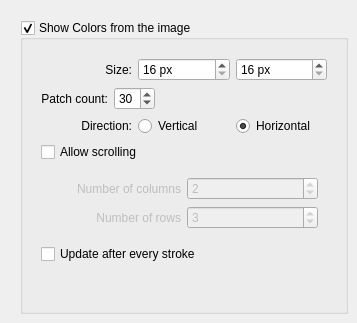
     <widget class="QWidget" name="tab_colorsFromImage">
      <attribute name="title">
       <string>Colors from Image</string>
      </attribute>
      <widget class="QGroupBox" name="commonColorsShow">
       <property name="enabled">
        <bool>true</bool>
       </property>
       <property name="geometry">
        <rect>
         <x>20</x>
         <y>20</y>
         <width>328</width>
         <height>294</height>
        </rect>
       </property>
       <property name="title">
        <string>Show Colors from the image</string>
       </property>
       <property name="checkable">
        <bool>true</bool>
       </property>
       <layout class="QVBoxLayout" name="verticalLayout_5">
        <item>
         <widget class="QWidget" name="widget_2" native="true">
          <layout class="QVBoxLayout" name="verticalLayout_3">
           <item>
            <layout class="QHBoxLayout" name="horizontalLayout_10">
             <item>
              <widget class="QLabel" name="label_12">
               <property name="text">
                <string>Size:</string>
               </property>
               <property name="alignment">
                <set>Qt::AlignRight|Qt::AlignTrailing|Qt::AlignVCenter</set>
               </property>
              </widget>
             </item>
             <item>
              <widget class="QSpinBox" name="commonColorsWidth">
               <property name="suffix">
                <string> px</string>
               </property>
               <property name="prefix">
                <string/>
               </property>
               <property name="minimum">
                <number>16</number>
               </property>
              </widget>
             </item>
             <item>
              <widget class="QSpinBox" name="commonColorsHeight">
               <property name="suffix">
                <string> px</string>
               </property>
               <property name="minimum">
                <number>16</number>
               </property>
              </widget>
             </item>
            </layout>
           </item>
           <item>
            <layout class="QHBoxLayout" name="horizontalLayout_5">
             <item>
              <widget class="QLabel" name="label_9">
               <property name="text">
                <string>Patch count:</string>
               </property>
               <property name="alignment">
                <set>Qt::AlignRight|Qt::AlignTrailing|Qt::AlignVCenter</set>
               </property>
              </widget>
             </item>
             <item>
              <widget class="QSpinBox" name="commonColorsPatchCount">
               <property name="minimum">
                <number>1</number>
               </property>
               <property name="value">
                <number>30</number>
               </property>
              </widget>
             </item>
             <item>
              <spacer name="horizontalSpacer_2">
               <property name="orientation">
                <enum>Qt::Horizontal</enum>
               </property>
               <property name="sizeHint" stdset="0">
                <size>
                 <width>0</width>
                 <height>10</height>
                </size>
               </property>
              </spacer>
             </item>
            </layout>
           </item>
           <item>
            <layout class="QHBoxLayout" name="horizontalLayout_2">
             <item>
              <widget class="QLabel" name="label_13">
               <property name="text">
                <string comment="@title:group Color selector alignment">Direction:</string>
               </property>
               <property name="alignment">
                <set>Qt::AlignRight|Qt::AlignTrailing|Qt::AlignVCenter</set>
               </property>
               <property name="buddy">
                <cstring>commonColorsAlignHorizontal</cstring>
               </property>
              </widget>
             </item>
             <item>
              <widget class="QRadioButton" name="commonColorsAlignVertical">
               <property name="text">
                <string>Vertical</string>
               </property>
              </widget>
             </item>
             <item>
              <widget class="QRadioButton" name="commonColorsAlignHorizontal">
               <property name="text">
                <string>Horizontal</string>
               </property>
               <property name="checked">
                <bool>true</bool>
               </property>
              </widget>
             </item>
            </layout>
           </item>
           <item>
            <widget class="QCheckBox" name="commonColorsAllowScrolling">
             <property name="text">
              <string>Allow scrolling</string>
             </property>
            </widget>
           </item>
           <item>
            <widget class="QWidget" name="widget_4" native="true">
             <property name="enabled">
              <bool>false</bool>
             </property>
             <layout class="QGridLayout" name="gridLayout_2">
              <item row="0" column="0">
               <widget class="QLabel" name="lbl_commonColorsNumCols">
                <property name="text">
                 <string>Number of columns</string>
                </property>
                <property name="alignment">
                 <set>Qt::AlignRight|Qt::AlignTrailing|Qt::AlignVCenter</set>
                </property>
                <property name="buddy">
                 <cstring>commonColorsNumCols</cstring>
                </property>
               </widget>
              </item>
              <item row="0" column="1">
               <widget class="QSpinBox" name="commonColorsNumCols">
                <property name="minimum">
                 <number>1</number>
                </property>
                <property name="maximum">
                 <number>20</number>
                </property>
                <property name="value">
                 <number>2</number>
                </property>
               </widget>
              </item>
              <item row="1" column="0">
               <widget class="QLabel" name="lbl_commonColorsNumRows">
                <property name="text">
                 <string>Number of rows</string>
                </property>
                <property name="alignment">
                 <set>Qt::AlignRight|Qt::AlignTrailing|Qt::AlignVCenter</set>
                </property>
                <property name="buddy">
                 <cstring>commonColorsNumRows</cstring>
                </property>
               </widget>
              </item>
              <item row="1" column="1">
               <widget class="QSpinBox" name="commonColorsNumRows">
                <property name="minimum">
                 <number>1</number>
                </property>
                <property name="maximum">
                 <number>20</number>
                </property>
                <property name="value">
                 <number>3</number>
                </property>
               </widget>
              </item>
             </layout>
            </widget>
           </item>
           <item>
            <widget class="QCheckBox" name="commonColorsAutoUpdate">
             <property name="toolTip">
              <string>this can be slow on big images</string>
             </property>
             <property name="text">
              <string>Update after every stroke</string>
             </property>
            </widget>
           </item>
           <item>
            <spacer name="verticalSpacer_6">
             <property name="orientation">
              <enum>Qt::Vertical</enum>
             </property>
             <property name="sizeHint" stdset="0">
              <size>
               <width>0</width>
               <height>0</height>
              </size>
             </property>
            </spacer>
           </item>
          </layout>
         </widget>
        </item>
       </layout>
      </widget>
      <zorder>HSL_title</zorder>
      <zorder>commonColorsShow</zorder>
     </widget>
